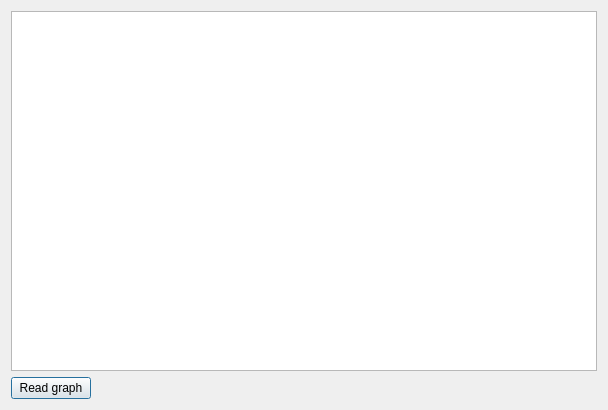
<?xml version="1.0" encoding="UTF-8"?>
<ui version="4.0">
 <class>DirModelRead</class>
 <widget class="QDialog" name="DirModelRead">
  <property name="geometry">
   <rect>
    <x>0</x>
    <y>0</y>
    <width>608</width>
    <height>410</height>
   </rect>
  </property>
  <property name="windowTitle">
   <string>Dialog</string>
  </property>
  <layout class="QVBoxLayout" name="verticalLayout_2">
   <item>
    <layout class="QVBoxLayout" name="verticalLayout">
     <item>
      <widget class="QTreeView" name="treeView"/>
     </item>
     <item>
      <widget class="QSplitter" name="splitter">
       <property name="orientation">
        <enum>Qt::Horizontal</enum>
       </property>
       <widget class="QWidget" name="layoutWidget">
        <layout class="QHBoxLayout" name="horizontalLayout">
         <item>
          <widget class="QPushButton" name="pushButton">
           <property name="enabled">
            <bool>true</bool>
           </property>
           <property name="text">
            <string>Read graph</string>
           </property>
          </widget>
         </item>
         <item>
          <spacer name="horizontalSpacer">
           <property name="orientation">
            <enum>Qt::Horizontal</enum>
           </property>
           <property name="sizeHint" stdset="0">
            <size>
             <width>496</width>
             <height>20</height>
            </size>
           </property>
          </spacer>
         </item>
        </layout>
       </widget>
      </widget>
     </item>
    </layout>
   </item>
  </layout>
 </widget>
 <resources/>
 <connections/>
</ui>
